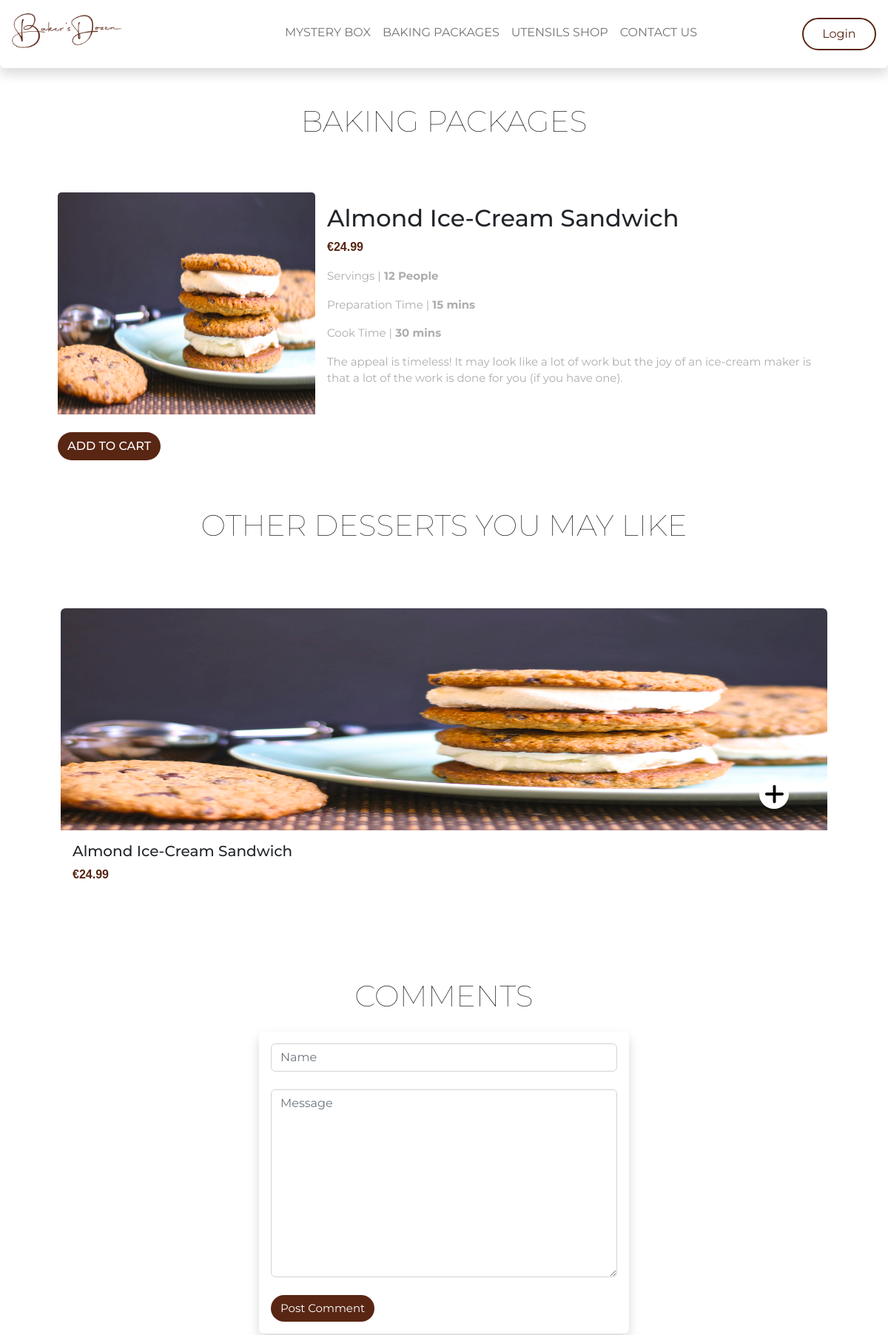
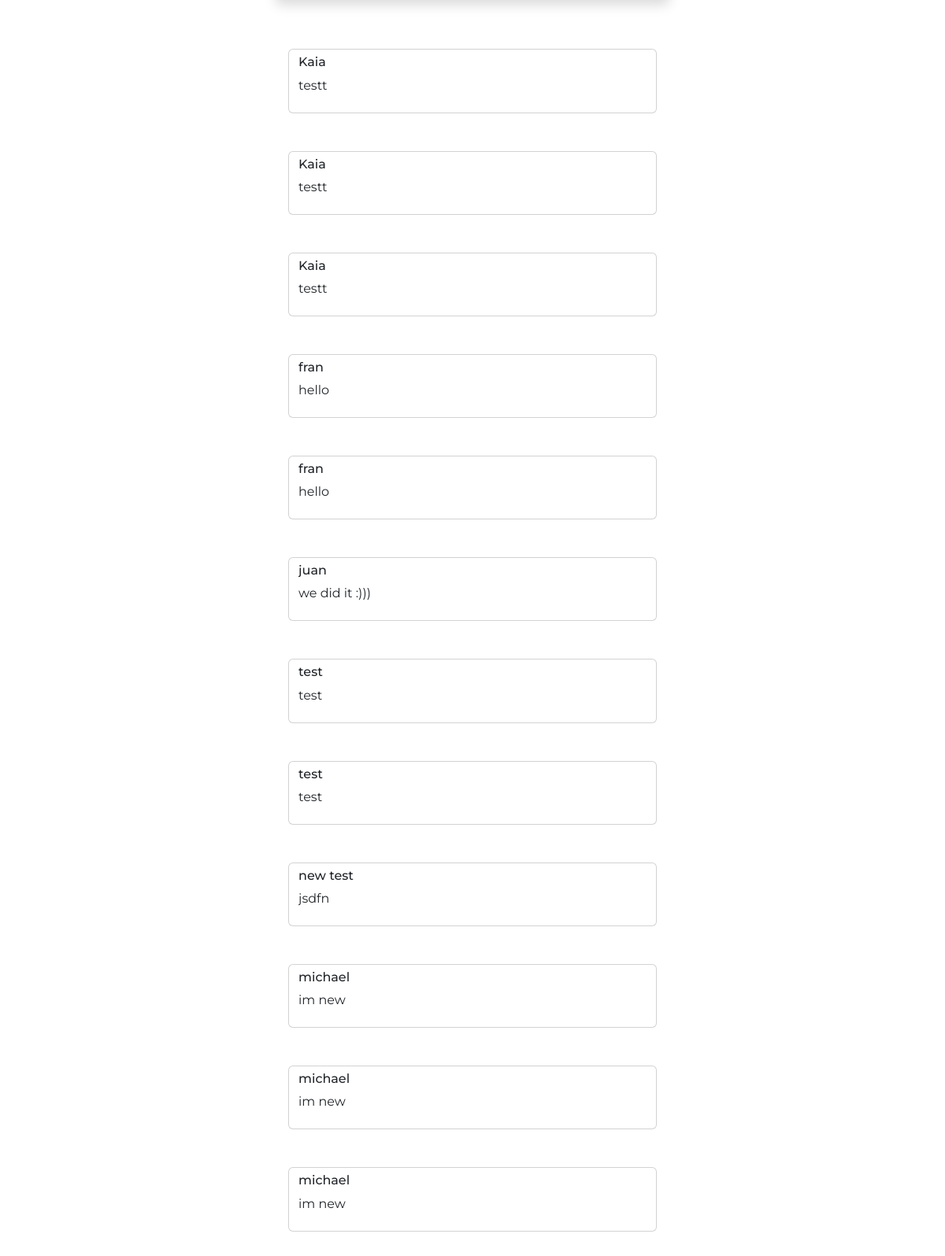
The page /BakersDozen/productDetails.php?id=4 (upper part) on the database its author committed (2 pictures, top to bottom).
### tables this page shows
CREATE TABLE `bdProducts` (
  `productId` int(11) NOT NULL,
  `categoryId` int(11) NOT NULL,
  `productName` varchar(255) NOT NULL,
  `productType` varchar(250) NOT NULL,
  `productPrice` float NOT NULL,
  `productServing` int(11) NOT NULL,
  `productPrepTime` int(11) NOT NULL,
  `productCookTime` int(11) NOT NULL,
  `description` varchar(255) NOT NULL,
  `image` varchar(255) NOT NULL,
  `featuredProd` tinyint(1) NOT NULL
);

CREATE TABLE `bdComments` (
  `commentId` int(11) NOT NULL,
  `productId` int(11) NOT NULL,
  `commValue` varchar(255) DEFAULT NULL,
  `commDate` date DEFAULT NULL,
  `name` varchar(250) NOT NULL,
  `message` varchar(250) NOT NULL
);

### BakersDozen/Includes/functions-inc.php (called while the page is built, shortened)
<?php
function getRandomProduct($conn, $productType) {
    $sql = "SELECT * FROM bdProducts WHERE productType = ?";
    $stmt = mysqli_stmt_init($conn);
    if(!mysqli_stmt_prepare($stmt, $sql)) {
        echo "Could not load products";
        exit();
    }
    mysqli_stmt_bind_param($stmt, "s", $productType);
    mysqli_stmt_execute($stmt);
    $data = mysqli_stmt_get_result($stmt);
    return $data;
}
function loadProduct($conn, $id) {
    $sql = "SELECT * FROM bdProducts WHERE productId = ?;";
    $stmt = mysqli_stmt_init($conn);
    if(!mysqli_stmt_prepare($stmt, $sql)) {
        header("location:../productDetails.php?id=".$id);
            exit();
    }
    mysqli_stmt_bind_param($stmt, "s", $id);
    mysqli_stmt_execute($stmt);
    $result = mysqli_stmt_get_result($stmt);
    if($row = mysqli_fetch_assoc($result)) {
        return $row;
    }
    else {
        return false;
    }
}
function loadComments($conn){
    $sql = "SELECT * FROM bdComments;";
    $stmt = mysqli_stmt_init($conn);
    if(!mysqli_stmt_prepare($stmt, $sql)){
    }
    mysqli_stmt_execute($stmt);
    $result = mysqli_stmt_get_result($stmt);
    return $result;
}
?>

### BakersDozen/productDetails.php (the view, shortened to what this page needs)
<?php
    include 'Includes/header.php';
    include 'Includes/dbh-inc.php';
    include 'Includes/functions-inc.php';
?>
<h1 class="pb-3 bakingPackageText">BAKING PACKAGES</h1>
    <div class="container p-5">
        <div class="row">
            <div class="card mb-3 border-0" style="max-width: 100%;">
                <div class="row g-0">
                    <?php
                    if(isset($_GET["id"])){
                        $id = $_GET["id"];
                        $result = loadProduct($conn, $id);
                        $productType = $result['productType'];
?>
                    <div class="col-md-4">
                        <img src="Images/products/<?php echo $result['image']; ?>" class="card-img-top cardImageStyling" alt="Showcase Image"><br><br>
                        <a href="#" class="btn shopNow">ADD TO CART</a>
                    </div>
                            <div class="col-md-8">
                                <div class="card-body">
                                    <h2 class="card-title"><?php echo $result['productName'];?></h2>
                                    <p class="card-text price">€<?php echo $result['productPrice'];?></p>
                                    <p class="desc">Servings |<b> <?php echo $result['productServing'];?> People</b></p>
                                    <p class="desc">Preparation Time |<b> <?php echo $result['productPrepTime'];?> mins</b></p>
                                    <p class="desc">Cook Time |<b> <?php echo $result['productCookTime'];?> mins</b></p>
                                    <p class="desc"><?php echo $result['description'];?></p>
                                </div>
                            </div>
<?php
                    }
                    ?>
                </div>
            </div>
        </div>
    </div>
                    <?php
                        $data = getRandomProduct($conn, $productType);
                    ?>
    <h1 class="pb-3 bakingPackageText">OTHER DESSERTS YOU MAY LIKE</h1>
    <div class="container p-5">
        <div class="row">
            <?php $counter = 0;
        while($result = mysqli_fetch_assoc($data)) {
            $productId = $result["productId"];
            $productName = $result["productName"];
            $productPrice = $result["productPrice"];
            $image = $result["image"];
            ?>
            <div class="col-sm p-3">
                <a href="productDetails.php?id=<?php echo $productId; ?>" class="bakingCardContent">
                    <div class="card border-0">
                        <img src="Images/products/<?php echo $image; ?>" class="card-img-top cardImageStyling">
                        <a href="../HTML/#.html" class="btn shopNowBaking"><img src="../Images/plus.svg"
                                class="plusBaking" alt=""></a>
                        <div class="card-body">
                        <h5 class="card-title"><?php echo $productName;?></h5>
                            <p class="card-text price">€<?php echo $productPrice;?></p>
                        </div>
                    </div>
                </a>
            </div>
<?php
        }
    ?>
        </div>
    </div>
<h1 class="pb-3 pt-5 bakingPackageText">COMMENTS</h1>
<div class="col-lg-5 col-sm-11 mx-auto p-3 card border-0 shadow p-3 mb-5 bg-white rounded">
    <form action="productDetails.php" method="post" class="form">
        <input type="text" class="form-control" name="name" id="name" placeholder="Name" >
        <br>
        <textarea name="message" id="message" class="form-control" cols="30" rows="10" placeholder="Message"></textarea>
        <br>
        <button class="btn submitBtn" type="submit" name="post_comment">Post Comment</button>
    </form>
</div>
<div class="col-lg-5 col-sm-11 mx-auto p-3">
<?php
    $comments = loadComments($conn);
    while($row = mysqli_fetch_assoc($comments)){
?>
    <div class="postedComments form-control card border-2 mb-5 bg-white rounded">
        <h6><?php echo $row['name'];?></h6>
        <p class='message'><?php  echo $row['message'];?></p>
    </div>
<?php }  ?>
</div>
<?php
    include 'Includes/footer.php';
?>

### Baker's Dozen Prototype/CSS/style.css (style rules this page uses)
* { overflow-x: hidden; font-family: "Montserrat", sans-serif; }
.cardImageStyling { width: 100%; height: 300px; }
.shopNow { color: white; font-weight: 500; font-size: 16px; background-color: #592614; border-radius: 25px; }

### Baker's Dozen Prototype/CSS/bakingKit.css (style rules this page uses)
.bakingPackageText { text-align: center; font-family: "Montserrat", sans-serif; font-weight: 100; }
.bakingCardContent, .bakingCardContent:hover { text-decoration: none; color: black; }
.shopNowBaking { font-weight: 500; font-size: 11px; width: 40px; height: 40px; border-radius: 50%; background-color: white; overflow-y: hidden; padding: 0; margin: 0; position: absolute; bottom:30%; right: 5%; }
.plusBaking { width: 70%; height: 100%; overflow-y: hidden; align-content: center; }
.price { color: #592614; font-family: 'Noto Sans JP', sans-serif; font-weight: 800; }
.desc { color: #adadad; font-size: 15px; }

### BakersDozen/CSS/productDetails.css (style rules this page uses)
.postedComments { text-align: left; }
.submitBtn { color: white; font-size: 15px; background-color: #592614; border-radius: 25px; margin-left: auto; margin-right: auto; }

### rows shown on the page
bdproducts: image (picture), productName "Almond Ice-Cream Sandwich", productPrice "24.99", productServing "12", productPrepTime "15", productCookTime "30", description "The appeal is timeless! It may look like a lot of work but the joy of an ice-cream maker is that a lot of the work is done for you (if you have one)."
bdcomments: name "Kaia", message "testt"
bdcomments: name "Kaia", message "testt"
bdcomments: name "Kaia", message "testt"
bdcomments: name "fran", message "hello"
bdcomments: name "fran", message "hello"
bdcomments: name "juan", message "we did it :)))"
bdcomments: name "test", message "test"
bdcomments: name "test", message "test"
bdcomments: name "new test", message "jsdfn"
bdcomments: name "michael", message "im new"
bdcomments: name "michael", message "im new"
bdcomments: name "michael", message "im new"
